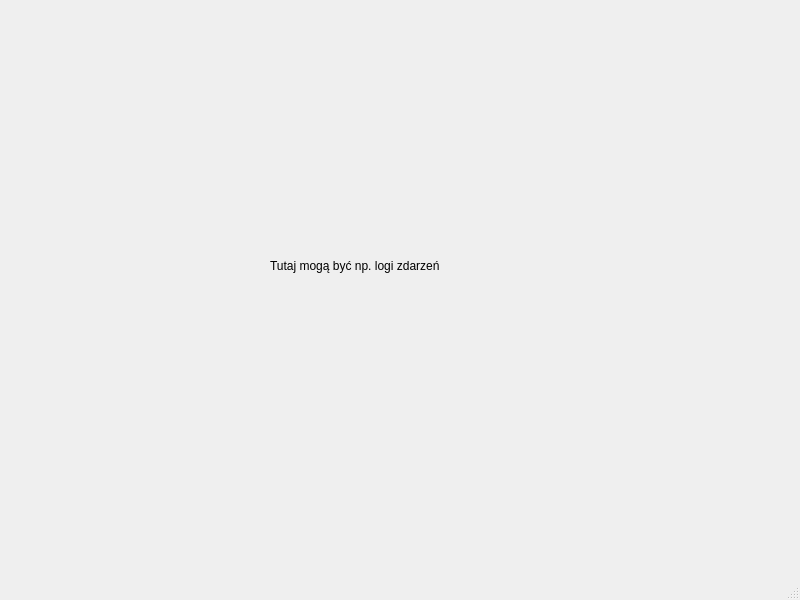
<?xml version="1.0" encoding="UTF-8"?>
<ui version="4.0">
 <class>MainWindow</class>
 <widget class="QMainWindow" name="MainWindow">
  <property name="geometry">
   <rect>
    <x>0</x>
    <y>0</y>
    <width>800</width>
    <height>600</height>
   </rect>
  </property>
  <property name="windowTitle">
   <string>MainWindow</string>
  </property>
  <widget class="QWidget" name="centralwidget">
   <widget class="QLabel" name="label">
    <property name="geometry">
     <rect>
      <x>270</x>
      <y>160</y>
      <width>271</width>
      <height>211</height>
     </rect>
    </property>
    <property name="text">
     <string>Tutaj mogą być np. logi zdarzeń</string>
    </property>
   </widget>
  </widget>
  <widget class="QMenuBar" name="menubar">
   <property name="geometry">
    <rect>
     <x>0</x>
     <y>0</y>
     <width>800</width>
     <height>26</height>
    </rect>
   </property>
  </widget>
  <widget class="QStatusBar" name="statusbar"/>
 </widget>
 <resources/>
 <connections/>
</ui>
